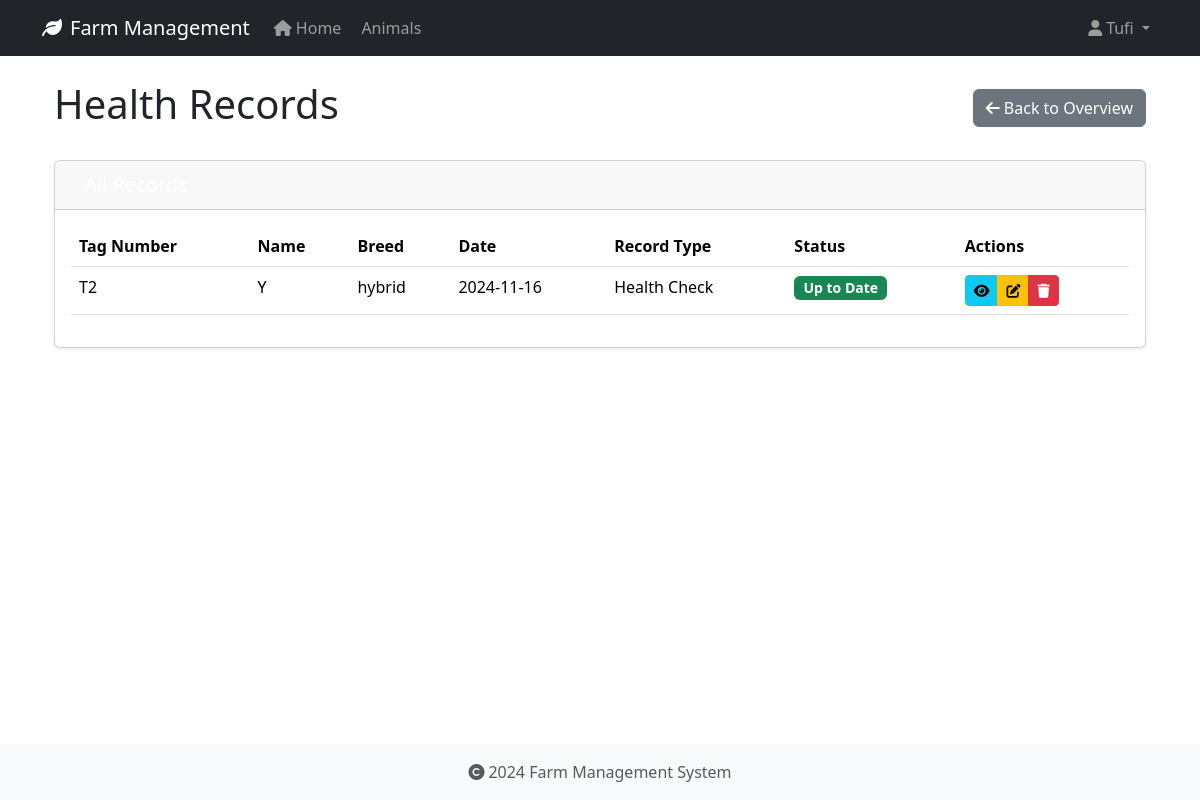
The app's page /animals/6/health/records (signed in), older data.
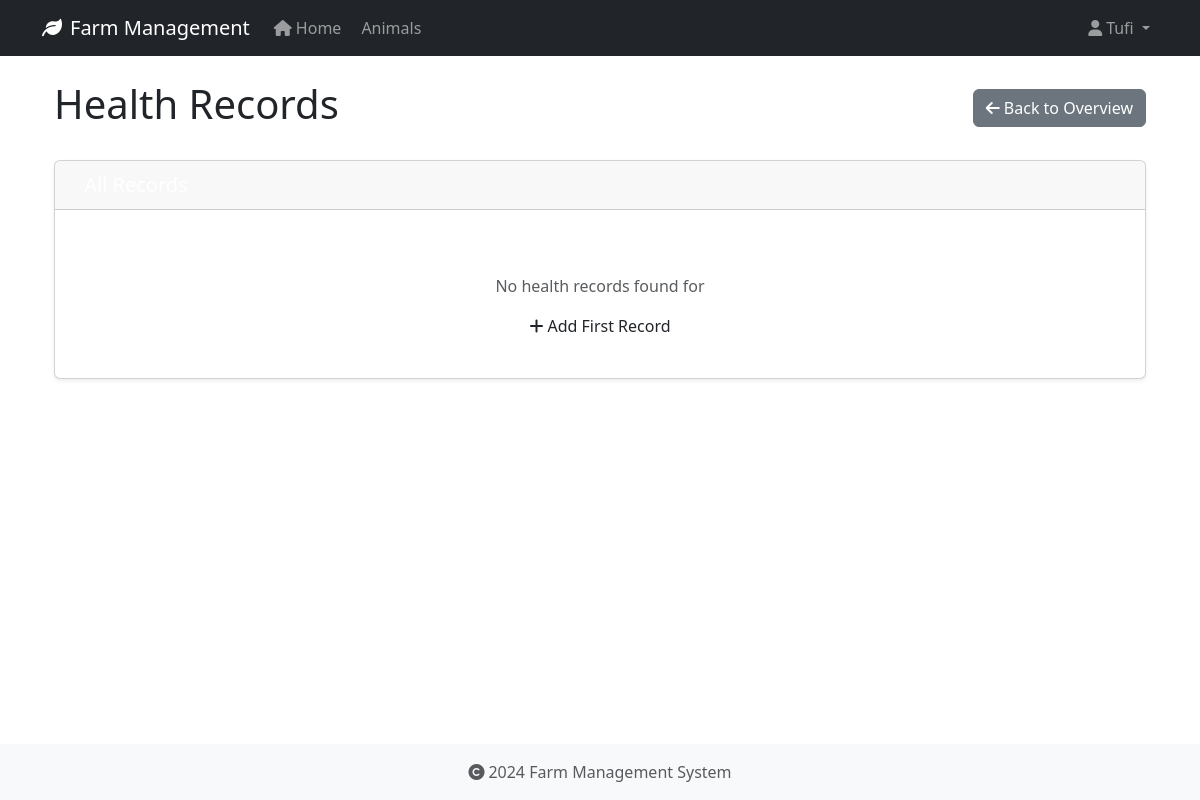
The same page, newer data.
### app/models/user.py (models this page shows, shortened)
class User(UserMixin, db.Model):
    id = db.Column(db.Integer, primary_key=True)
    username = db.Column(db.String(80), unique=True, nullable=False)
    email = db.Column(db.String(120), unique=True, nullable=False)
    password_hash = db.Column(db.String(128))
    role = db.Column(db.String(20), default='user')
    created_at = db.Column(db.DateTime, default=datetime.utcnow)
    last_login = db.Column(db.DateTime)
    is_active = db.Column(db.Boolean, default=True)
    first_name = db.Column(db.String(50))
    last_name = db.Column(db.String(50))
    reset_token = db.Column(db.String(100), unique=True)  # Store password reset token
    reset_token_expiration = db.Column(db.DateTime)       # Store token expiration time

### app/models/animal.py (models this page shows, shortened)
class HealthRecord(db.Model):
    id = db.Column(db.Integer, primary_key=True)
    animal_id = db.Column(db.Integer, db.ForeignKey('animal.id', ondelete='CASCADE'), nullable=False)
    record_type = db.Column(db.String(50), nullable=False)  # Made nullable=False
    date = db.Column(db.Date, nullable=False)
    description = db.Column(db.Text, nullable=True)
    treatment = db.Column(db.Text, nullable=True)
    cost = db.Column(db.Float, nullable=True)
    next_due_date = db.Column(db.Date, nullable=True)
    created_at = db.Column(db.DateTime, default=datetime.utcnow, nullable=False)
    created_by_id = db.Column(db.Integer, db.ForeignKey('user.id', ondelete='SET NULL'), nullable=True)

class Animal(db.Model):
    id = db.Column(db.Integer, primary_key=True)
    tag_number = db.Column(db.String(50), unique=True, nullable=False, index=True)
    name = db.Column(db.String(100), nullable=True)  # Explicitly mark as nullable
    species = db.Column(db.String(50), nullable=False, index=True)
    breed = db.Column(db.String(50), nullable=True)
    date_of_birth = db.Column(db.Date, nullable=True)
    gender = db.Column(db.String(20), nullable=True)
    weight = db.Column(db.Float, nullable=True)
    status = db.Column(db.String(20), default='active', nullable=False)
    purchase_date = db.Column(db.Date, nullable=True)
    purchase_price = db.Column(db.Float, nullable=True)
    notes = db.Column(db.Text, nullable=True)
    created_at = db.Column(db.DateTime, default=datetime.utcnow, nullable=False)
    updated_at = db.Column(db.DateTime, default=datetime.utcnow, onupdate=datetime.utcnow, nullable=False)
    wool_type = db.Column(db.String(50), nullable=True)
    last_shearing = db.Column(db.Date, nullable=True)
    fleece_weight = db.Column(db.Float, nullable=True)
    wool_grade = db.Column(db.String(20), nullable=True)
    lambing_status = db.Column(db.String(50), nullable=True)
    lambing_date = db.Column(db.Date, nullable=True)
    milk_production = db.Column(db.Float, nullable=True)
    last_milking = db.Column(db.Date, nullable=True)  # Changed from DateTime to Date
    milk_quality = db.Column(db.String(20), nullable=True)
    calving_status = db.Column(db.String(50), nullable=True)
    calving_date = db.Column(db.Date, nullable=True)
    milk_fat_content = db.Column(db.Float, nullable=True)
    egg_production = db.Column(db.Integer, nullable=True)
    egg_color = db.Column(db.String(20), nullable=True)
    comb_type = db.Column(db.String(20), nullable=True)
    laying_status = db.Column(db.String(20), nullable=True)
    last_laying_date = db.Column(db.Date, nullable=True)
    egg_size = db.Column(db.String(20), nullable=True)
    category = db.Column(db.String(50), nullable=True)
    special_needs = db.Column(db.Text, nullable=True)
    diet_requirements = db.Column(db.Text, nullable=True)
    habitat = db.Column(db.String(100), nullable=True)
    health_records = db.relationship('HealthRecord', backref='animal', lazy=True, cascade='all, delete-orphan')

### app/routes/animals.py (the view)
@bp.route('/<int:id>/health/records')
@login_required
def list_health_records(id):
    animal = Animal.query.get_or_404(id)
    records = HealthRecord.query.filter_by(animal_id=id).order_by(HealthRecord.date.desc()).all()
    return render_template('health_records/list.html', animal=animal, records=records)

### app/models/user.py (called while the page is built)
@login_manager.user_loader
def load_user(user_id):
    return User.query.get(int(user_id))

### app/templates/health_records/list.html (shortened to what this page needs)
{% extends "base.html" %}
{% block content %}
<div class="container">
    <div class="d-flex justify-content-between align-items-center mb-4">
        <h1>{{ animal_type }} Health Records</h1>
        <div>
            <a href="{{ url_for('health_records.index') }}" class="btn btn-secondary">
                <i class="fas fa-arrow-left me-1"></i>Back to Overview
            </a>
        </div>
    </div>
    <div class="card">
        <div class="card-header  text-white">
            <h2 class="h5 mb-0">
            </h2>
        </div>
        <div class="card-body">
            {% if records %}
                <div class="table-responsive">
                    <table class="table table-hover">
                        <thead>
                            <tr>
                                <th>Tag Number</th>
                                <th>Name</th>
                                <th>Breed</th>
                                <th>Date</th>
                                <th>Record Type</th>
                                <th>Status</th>
                                <th>Actions</th>
                            </tr>
                        </thead>
                        <tbody>
                            {% for record in records %}
                            <tr>
                                <td>{{ record.animal.tag_number }}</td>
                                <td>{{ record.animal.name or 'N/A' }}</td>
                                <td>{{ record.animal.breed or 'N/A' }}</td>
                                <td>{{ record.date.strftime('%Y-%m-%d') }}</td>
                                <td>{{ record.record_type }}</td>
                                <td>
                                    <span class="badge {% if record.next_due_date and record.next_due_date < today %}bg-danger
                                                   {% elif record.next_due_date == today %}bg-warning
                                                   {% else %}bg-success{% endif %}">
                                        {% if record.next_due_date and record.next_due_date < today %}
                                            Overdue
                                        {% elif record.next_due_date == today %}
                                            Due Today
                                        {% else %}
                                            Up to Date
                                        {% endif %}
                                    </span>
                                </td>
                                <td>
                                    <div class="btn-group btn-group-sm">
                                        <a href="{{ url_for('health_records.view', id=record.id) }}"
                                           class="btn btn-info" title="View">
                                            <i class="fas fa-eye"></i>
                                        </a>
                                        <a href="{{ url_for('health_records.edit', id=record.id) }}"
                                           class="btn btn-warning" title="Edit">
                                            <i class="fas fa-edit"></i>
                                        </a>
                                        <button type="button" class="btn btn-danger" title="Delete"
                                                onclick="confirmDelete({{ record.id }}, '{{ record.animal.tag_number }}')">
                                            <i class="fas fa-trash"></i>
                                        </button>
                                    </div>
                                </td>
                            </tr>
                            {% endfor %}
                        </tbody>
                    </table>
                </div>
            {% else %}
                <div class="text-center py-4">
                    <p class="text-muted mb-3">No health records found for {{ animal_type }}</p>
                        <i class="fas fa-plus me-1"></i>Add First Record
                </div>
            {% endif %}
        </div>
    </div>
</div>
{% endblock %}

### app/templates/base.html (shortened to what this page needs)
<!DOCTYPE html>
<html lang="en">
<head>
    <link rel="stylesheet" href="https://cdn.jsdelivr.net/npm/bootstrap@5.3.2/dist/css/bootstrap.min.css">
    <link rel="stylesheet" href="https://cdnjs.cloudflare.com/ajax/libs/font-awesome/6.0.0/css/all.min.css">
    <link rel="stylesheet" href="{{ url_for('static', filename='css/main.css') }}">
</head>
<body>
    <nav class="navbar navbar-expand-lg navbar-dark bg-dark">
        <div class="container">
            <a class="navbar-brand" href="{{ url_for('main.index') }}">
                <i class="fas fa-leaf me-2"></i>Farm Management
            </a>
            <div class="collapse navbar-collapse" id="navbarNav">
                <ul class="navbar-nav">
                    <li class="nav-item">
                        <a class="nav-link" href="{{ url_for('main.index') }}">
                            <i class="fas fa-home me-1"></i>Home
                        </a>
                    </li>
                    <li class="nav-item">
                        <a class="nav-link" href="{{ url_for('animals.index') }}">
                            Animals
                        </a>
                    </li>
                </ul>
                <ul class="navbar-nav ms-auto">
                    {% if current_user.is_authenticated %}
                        <li class="nav-item dropdown">
                            <a class="nav-link dropdown-toggle" href="#" id="userDropdown" role="button" data-bs-toggle="dropdown">
                                <i class="fas fa-user me-1"></i>{{ current_user.username }}
                            </a>
                        </li>
                    {% endif %}
                </ul>
            </div>
        </div>
    </nav>
    <main class="container mt-4">
        {% block content %}
        {% endblock %}
    </main>
    <footer class="footer mt-auto py-3 bg-light">
        <div class="container text-center">
            <span class="text-muted">
                <i class="fas fa-copyright me-1"></i>2024 Farm Management System
            </span>
        </div>
    </footer>
</body>
</html>

### app/static/css/main.css (style rules this page uses)
body { min-height: 100vh; display: flex; flex-direction: column; }
main { flex: 1 0 auto; }
.footer { flex-shrink: 0; }

### app/templates/health_records/list.html (style rules this page uses)
.card { box-shadow: 0 0.125rem 0.25rem rgba(0, 0, 0, 0.075); }
.card-header { padding: 0.75rem 1rem; }

Row changes from the older to the newer data that the page shows:
removed HealthRecord: animal.tag_number "T2", animal "Y", animal "hybrid", date "2024-11-16", record_type "Health Check", shows "Up to Date"
Text that changed along with them:
text no longer shown: "Tag Number Name Breed Date Record Type Status Actions"
text now shown: "No health records found for Add First Record"
